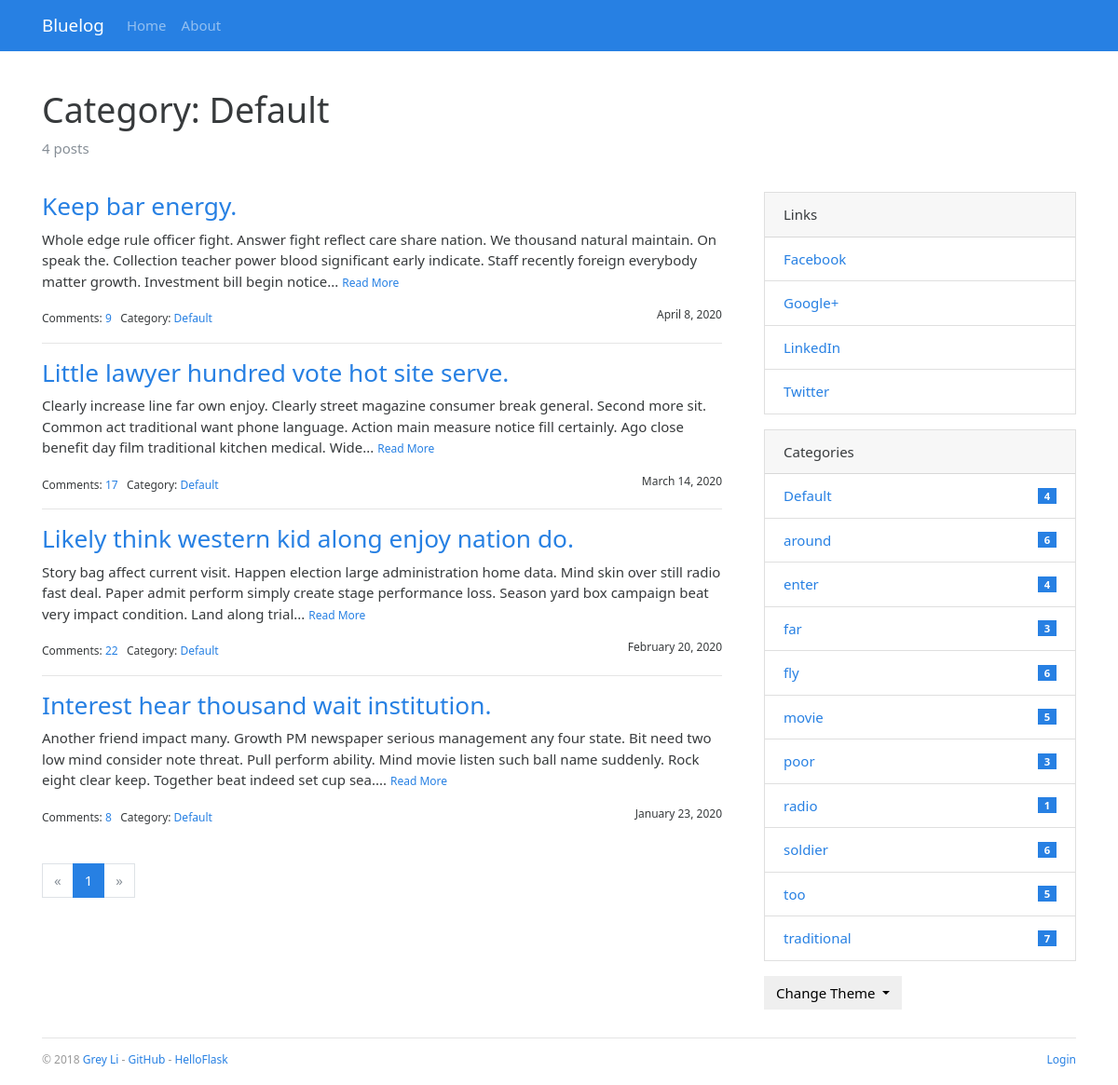
Page /category/1 on the committed database.
### bluelog/models.py (models this page shows, shortened)
class Admin(db.Model, UserMixin):
    id = db.Column(db.Integer, primary_key=True)
    username = db.Column(db.String(20))
    password_hash = db.Column(db.String(128))
    blog_title = db.Column(db.String(60))
    blog_sub_title = db.Column(db.String(100))
    name = db.Column(db.String(30))
    about = db.Column(db.Text)

class Category(db.Model):
    id = db.Column(db.Integer, primary_key=True)
    name = db.Column(db.String(30), unique=True)
    posts = db.relationship('Post', back_populates='category')

class Post(db.Model):
    id = db.Column(db.Integer, primary_key=True)
    title = db.Column(db.String(60))
    body = db.Column(db.Text)
    timestamp = db.Column(db.DateTime, default=datetime.utcnow, index=True)
    can_comment = db.Column(db.Boolean, default=True)
    category_id = db.Column(db.Integer, db.ForeignKey('category.id'))
    category = db.relationship('Category', back_populates='posts')
    comments = db.relationship('Comment', back_populates='post', cascade='all, delete-orphan')

class Link(db.Model):
    id = db.Column(db.Integer, primary_key=True)
    name = db.Column(db.String(30))
    url = db.Column(db.String(255))

### bluelog/blueprints/blog.py (the view)
@blog_bp.route('/category/<int:category_id>')
def show_category(category_id):
    category = Category.query.get_or_404(category_id)
    page = request.args.get('page', 1, type=int)
    per_page = current_app.config['BLUELOG_POST_PER_PAGE']
    pagination = Post.query.with_parent(category).order_by(Post.timestamp.desc()).paginate(page, per_page)
    posts = pagination.items
    return render_template('blog/category.html', category=category, pagination=pagination, posts=posts)

### bluelog/__init__.py (called while the page is built)
def register_template_context(app):
    @app.context_processor
    def make_template_context():
        admin = Admin.query.first()
        categories = Category.query.order_by(Category.name).all()
        links = Link.query.order_by(Link.name).all()
        if current_user.is_authenticated:
            unread_comments = Comment.query.filter_by(reviewed=False).count()
        else:
            unread_comments = None
        return dict(
            admin=admin, categories=categories,
            links=links, unread_comments=unread_comments)

def register_request_handlers(app):
    @app.after_request
    def query_profiler(response):
        for q in get_debug_queries():
            if q.duration >= app.config['BLUELOG_SLOW_QUERY_THRESHOLD']:
                app.logger.warning(
                    'Slow query: Duration: %fs\n Context: %s\nQuery: %s\n '
                    % (q.duration, q.context, q.statement)
                )
        return response

### bluelog/templates/blog/category.html (shortened to what this page needs)
{% extends 'base.html' %}
{% from 'bootstrap/pagination.html' import render_pagination %}
{% block content %}
    <div class="page-header">
        <h1>Category: {{ category.name }}</h1>
        <p class="text-muted">{{ category.posts|length }} posts</p>
    </div>
    <div class="row">
        <div class="col-sm-8">
            {% include "blog/_posts.html" %}
            <div class="page-footer">{{ render_pagination(pagination) }}</div>
        </div>
        <div class="col-sm-4 sidebar">
            {% include "blog/_sidebar.html" %}
        </div>
    </div>
{% endblock %}

### bluelog/templates/base.html (shortened to what this page needs)
{% from 'bootstrap/nav.html' import render_nav_item %}
<!DOCTYPE html>
<html lang="en">
<head>
    {% block head %}
        <link rel="stylesheet"
              href="{{ url_for('static', filename='css/%s.min.css' % request.cookies.get('theme', 'perfect_blue')) }}"
              type="text/css">
        <link rel="stylesheet" href="{{ url_for('static', filename='css/style.css') }}" type="text/css">
    {% endblock head %}
</head>
<body>
{% block nav %}
    <nav class="navbar navbar-expand-lg navbar-dark bg-primary">
        <div class="container">
            <a class="navbar-brand" href="{{ url_for('blog.index') }}">{{ admin.blog_title }}</a>
            <div class="collapse navbar-collapse" id="navbarColor01">
                <ul class="navbar-nav mr-auto">
                    {{ render_nav_item('blog.index', 'Home') }}
                    {{ render_nav_item('blog.about', 'About') }}
                </ul>
            </div>
        </div>
    </nav>
{% endblock nav %}
<main class="container">
    {% block content %}{% endblock content %}
    {% block footer %}
        <footer>
            <p class="float-left">
                <small> &copy; 2018 <a href="http://greyli.com" title="Written by Grey Li">Grey Li</a> -
                    <a href="https://github.com/greyli/bluelog" title="Fork me on GitHub">GitHub</a> -
                    <a href="http://helloflask.com" title="A HelloFlask project">HelloFlask</a>
                </small>
            </p>
            <p class="float-right">
                <small>
                    {% if current_user.is_authenticated %}
                        <a href="{{ url_for('auth.logout', next=request.full_path) }}">Logout</a>
                    {% else %}
                        <a href="{{ url_for('auth.login', next=request.full_path) }}">Login</a>
                    {% endif %}
                </small>
            </p>
        </footer>
    {% endblock footer %}
</main>
</body>
</html>

### bluelog/templates/blog/_posts.html (shortened to what this page needs)
{% if posts %}
    {% for post in posts %}
        <h3 class="text-primary"><a href="{{ url_for('.show_post', post_id=post.id) }}">{{ post.title }}</a></h3>
        <p>
            {{ post.body|striptags|truncate }}
            <small><a href="{{ url_for('.show_post', post_id=post.id) }}">Read More</a></small>
        </p>
        <small>
            Comments: <a href="{{ url_for('.show_post', post_id=post.id) }}#comments">{{ post.comments|length }}</a>&nbsp;&nbsp;
            Category: <a
                href="{{ url_for('.show_category', category_id=post.category.id) }}">{{ post.category.name }}</a>
            <span class="float-right">{{ moment(post.timestamp).format('LL') }}</span>
        </small>
        {% if not loop.last %}
            <hr>
        {% endif %}
    {% endfor %}
{% endif %}

### bluelog/templates/blog/_sidebar.html (shortened to what this page needs)
{% if links %}
    <div class="card mb-3">
        <div class="card-header">Links</div>
        <ul class="list-group list-group-flush">
            {% for link in links %}
                <li class="list-group-item  list-group-item-action d-flex justify-content-between align-items-center">
                    <a href="{{ link.url }}" target="_blank">{{ link.name }}</a>
                </li>
            {% endfor %}
        </ul>
    </div>
{% endif %}
{% if categories %}
    <div class="card mb-3">
        <div class="card-header">Categories</div>
        <ul class="list-group list-group-flush">
            {% for category in categories %}
                <li class="list-group-item  list-group-item-action d-flex justify-content-between align-items-center">
                    <a href="{{ url_for('blog.show_category', category_id=category.id) }}">
                        {{ category.name }}
                    </a>
                    <span class="badge badge-primary badge-pill"> {{ category.posts|length }}</span>
                </li>
            {% endfor %}
        </ul>
    </div>
{% endif %}
<div class="dropdown">
    <button class="btn btn-default dropdown-toggle" type="button" id="dropdownMenuButton"
            data-toggle="dropdown" aria-haspopup="true" aria-expanded="false">
        Change Theme
    </button>
</div>

### bluelog/static/css/style.css (style rules this page uses)
nav { margin-bottom: 20px; }
.page-header { padding-top: 20px; padding-bottom: 20px; }
.sidebar { padding-left: 30px; }
footer { margin-top: 30px; padding: 10px 0 40px; color: #999; border-top: 1px solid #e5e5e5; }
.page-footer { padding-top: 40px; }

### rows in the picture
Admin: blog_title "Bluelog"
Category: name "Default", posts|length "4"
Post: title "Keep bar energy.", body "Whole edge rule officer fight. Answer fight reflect care share nation. We thousand natural maintain. On speak the. Collection teacher power blood significant early indicate. Staff recently foreign everybody matter growth. Investment bill begin notice...", comments|length "9", category.name "Default", timestamp "April 8, 2020"
Post: title "Little lawyer hundred vote hot site serve.", body "Clearly increase line far own enjoy. Clearly street magazine consumer break general. Second more sit. Common act traditional want phone language. Action main measure notice fill certainly. Ago close benefit day film traditional kitchen medical. Wide...", comments|length "17", category.name "Default", timestamp "March 14, 2020"
Post: title "Likely think western kid along enjoy nation do.", body "Story bag affect current visit. Happen election large administration home data. Mind skin over still radio fast deal. Paper admit perform simply create stage performance loss. Season yard box campaign beat very impact condition. Land along trial...", comments|length "22", category.name "Default", timestamp "February 20, 2020"
Post: title "Interest hear thousand wait institution.", body "Another friend impact many. Growth PM newspaper serious management any four state. Bit need two low mind consider note threat. Pull perform ability. Mind movie listen such ball name suddenly. Rock eight clear keep. Together beat indeed set cup sea....", comments|length "8", category.name "Default", timestamp "January 23, 2020"
Link: name "Facebook"
Link: name "Google+"
Link: name "LinkedIn"
Link: name "Twitter"
Category: name "around", posts|length "6"
Category: name "enter", posts|length "4"
Category: name "far", posts|length "3"
Category: name "fly", posts|length "6"
Category: name "movie", posts|length "5"
Category: name "poor", posts|length "3"
Category: name "radio", posts|length "1"
Category: name "soldier", posts|length "6"
Category: name "too", posts|length "5"
Category: name "traditional", posts|length "7"

### other values in the picture
{{ render_nav_item('blog.index', 'Home') }} "Home"
{{ render_nav_item('blog.about', 'About') }} "About"
{{ category.posts|length }} "4"
{{ render_pagination(pagination) }} "« 1 »"
